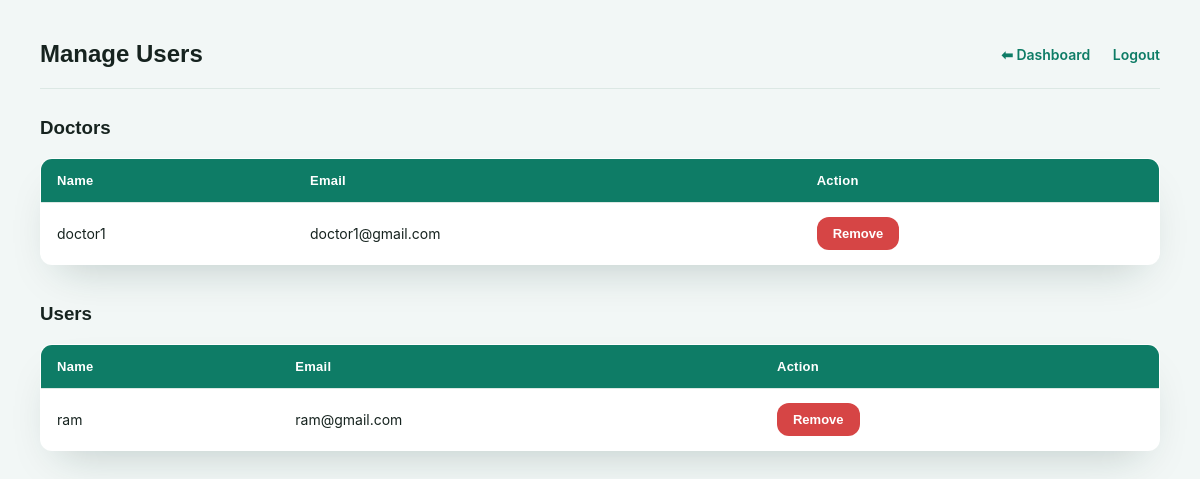
/admin/users (signed in), run on an earlier commit of the app's database.
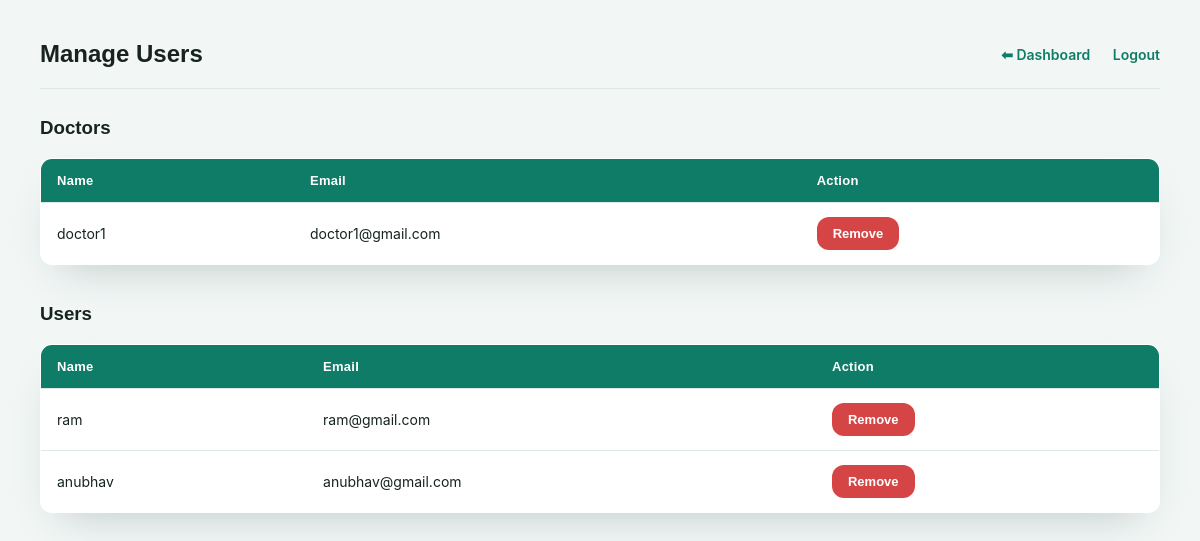
And on a later commit of the database.
### database/model.py (models this page shows, shortened)
class User(UserMixin, db.Model):
    __tablename__ = "users"
    id = db.Column(db.Integer, primary_key=True)
    full_name = db.Column(db.String(100), nullable=False)
    email = db.Column(db.String(120), unique=True, nullable=False)
    password = db.Column(db.String(255), nullable=False)
    role = db.Column(
        db.String(20),
        nullable=False,
        default="user"
    )
    age = db.Column(db.Integer)
    gender = db.Column(db.String(20))
    phone = db.Column(db.String(20))
    created_at = db.Column(
        db.DateTime,
        server_default=db.func.now()
    )

### routes/admin.py (the view)
@admin.route("/users")
@admin_required
def manage_users():
    users = User.query.filter_by(role="user").all()
    doctors = User.query.filter_by(role="doctor").all()
    return render_template(
        "admin/manage_users.html",
        users=users,
        doctors=doctors
    )

### app.py (called while the page is built)
@login_manager.user_loader
def load_user(user_id):
    return User.query.get(int(user_id))

### routes/admin.py (called while the page is built)
def admin_required(view_func):
    @wraps(view_func)
    def wrapped(*args, **kwargs):
        if not current_user.is_authenticated or current_user.role != "admin":
            flash("Please login as an admin to continue.", "danger")
            return redirect(url_for("admin.login"))
        return view_func(*args, **kwargs)
    return wrapped

### templates/admin/manage_users.html (shortened to what this page needs)
<!DOCTYPE html>
<html>
<head>
    <link rel="stylesheet" href="{{ url_for('static', filename='css/dashboard.css') }}">
</head>
<body>
<div class="navbar">
    <h2>Manage Users</h2>
    <div>
        <a href="{{ url_for('admin.dashboard') }}">⬅ Dashboard</a>
        <a href="{{ url_for('admin.logout') }}">Logout</a>
    </div>
</div>
<h3>Doctors</h3>
<table>
    <tr>
        <th>Name</th>
        <th>Email</th>
        <th>Action</th>
    </tr>
    {% for doc in doctors %}
    <tr>
        <td>{{ doc.full_name }}</td>
        <td>{{ doc.email }}</td>
        <td><a class="btn btn-danger" href="{{ url_for('admin.remove_doctor', doctor_id=doc.id) }}"
               onclick="return confirm('Remove this doctor?');">Remove</a></td>
    </tr>
    {% endfor %}
</table>
<br>
<h3>Users</h3>
<table>
    <tr>
        <th>Name</th>
        <th>Email</th>
        <th>Action</th>
    </tr>
    {% for u in users %}
    <tr>
        <td>{{ u.full_name }}</td>
        <td>{{ u.email }}</td>
        <td><a class="btn btn-danger" href="{{ url_for('admin.remove_user', user_id=u.id) }}"
               onclick="return confirm('Remove this user?');">Remove</a></td>
    </tr>
    {% endfor %}
</table>
</body>
</html>

What changed in the data, as far as the page shows it:
added User: full_name "anubhav", email "anubhav@gmail.com", shown under "Users"
